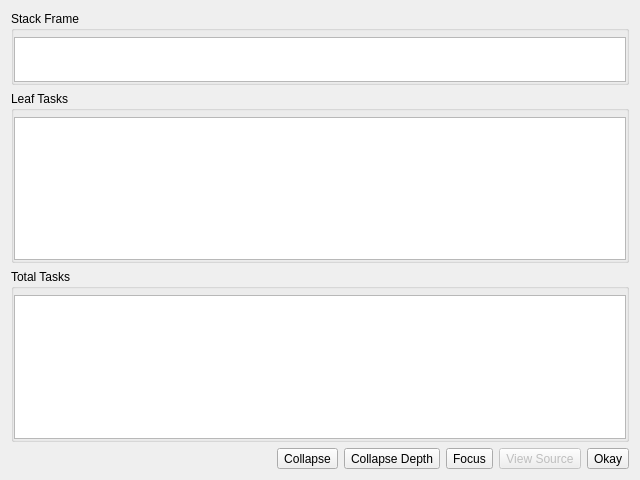
<?xml version="1.0" encoding="UTF-8"?>
<ui version="4.0">
 <class>Plugins::SWAT::DirectedGraphNodeDialog</class>
 <widget class="QDialog" name="Plugins::SWAT::DirectedGraphNodeDialog">
  <property name="geometry">
   <rect>
    <x>0</x>
    <y>0</y>
    <width>640</width>
    <height>480</height>
   </rect>
  </property>
  <property name="windowTitle">
   <string>Dialog</string>
  </property>
  <layout class="QVBoxLayout" name="verticalLayout_4">
   <item>
    <widget class="QGroupBox" name="grpStackFrame">
     <property name="maximumSize">
      <size>
       <width>16777215</width>
       <height>74</height>
      </size>
     </property>
     <property name="title">
      <string>Stack Frame</string>
     </property>
     <layout class="QVBoxLayout" name="verticalLayout_2">
      <property name="leftMargin">
       <number>0</number>
      </property>
      <property name="topMargin">
       <number>6</number>
      </property>
      <property name="rightMargin">
       <number>0</number>
      </property>
      <property name="bottomMargin">
       <number>0</number>
      </property>
      <item>
       <widget class="QTextEdit" name="txtStackFrame"/>
      </item>
     </layout>
    </widget>
   </item>
   <item>
    <widget class="QGroupBox" name="grpLeafTasks">
     <property name="title">
      <string>Leaf Tasks</string>
     </property>
     <layout class="QVBoxLayout" name="verticalLayout">
      <property name="leftMargin">
       <number>0</number>
      </property>
      <property name="topMargin">
       <number>6</number>
      </property>
      <property name="rightMargin">
       <number>0</number>
      </property>
      <property name="bottomMargin">
       <number>0</number>
      </property>
      <item>
       <widget class="QTextEdit" name="txtLeafTasks"/>
      </item>
     </layout>
    </widget>
   </item>
   <item>
    <widget class="QGroupBox" name="grpTotalTasks">
     <property name="title">
      <string>Total Tasks</string>
     </property>
     <layout class="QVBoxLayout" name="verticalLayout_3">
      <property name="leftMargin">
       <number>0</number>
      </property>
      <property name="topMargin">
       <number>6</number>
      </property>
      <property name="rightMargin">
       <number>0</number>
      </property>
      <property name="bottomMargin">
       <number>0</number>
      </property>
      <item>
       <widget class="QTextEdit" name="txtTotalTasks"/>
      </item>
     </layout>
    </widget>
   </item>
   <item>
    <layout class="QHBoxLayout" name="horizontalLayout">
     <item>
      <spacer name="horizontalSpacer">
       <property name="orientation">
        <enum>Qt::Horizontal</enum>
       </property>
       <property name="sizeHint" stdset="0">
        <size>
         <width>40</width>
         <height>20</height>
        </size>
       </property>
      </spacer>
     </item>
     <item>
      <widget class="QToolButton" name="btnCollapse">
       <property name="text">
        <string>Collapse</string>
       </property>
       <property name="checkable">
        <bool>true</bool>
       </property>
      </widget>
     </item>
     <item>
      <widget class="QToolButton" name="btnCollapseDepth">
       <property name="text">
        <string>Collapse Depth</string>
       </property>
      </widget>
     </item>
     <item>
      <widget class="QToolButton" name="btnFocus">
       <property name="text">
        <string>Focus</string>
       </property>
      </widget>
     </item>
     <item>
      <widget class="QToolButton" name="btnViewSource">
       <property name="enabled">
        <bool>false</bool>
       </property>
       <property name="text">
        <string>View Source</string>
       </property>
      </widget>
     </item>
     <item>
      <widget class="QToolButton" name="btnOkay">
       <property name="text">
        <string>Okay</string>
       </property>
      </widget>
     </item>
    </layout>
   </item>
  </layout>
 </widget>
 <resources/>
 <connections>
  <connection>
   <sender>btnOkay</sender>
   <signal>clicked()</signal>
   <receiver>Plugins::SWAT::DirectedGraphNodeDialog</receiver>
   <slot>accept()</slot>
   <hints>
    <hint type="sourcelabel">
     <x>605</x>
     <y>457</y>
    </hint>
    <hint type="destinationlabel">
     <x>319</x>
     <y>239</y>
    </hint>
   </hints>
  </connection>
 </connections>
</ui>
